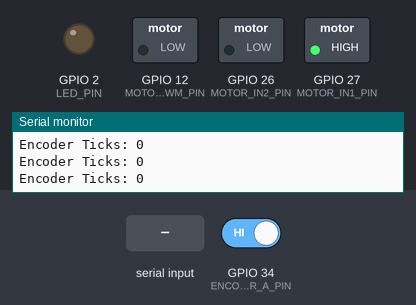
Recording of a sketch running on a simulated ESP32. On the bench: switched loads named in the sketch (green lamp = pin HIGH), output pins drawn as LEDs (lit = HIGH), the last lines printed to the serial monitor. The inputs (shaded band) are chosen by the test bench; at power-on: GPIO 34 (ENCODER_A_PIN) HIGH.

Above: at 1.2 s.
1.3 s: "90,45\n" received over Serial
At 1.8 s:
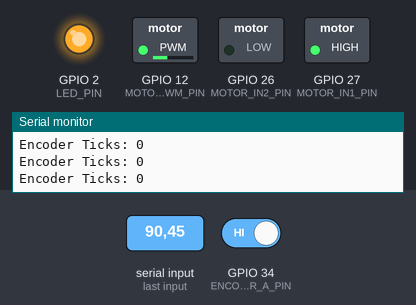
2.8 s: "30,150\n" received over Serial
At 4.0 s:
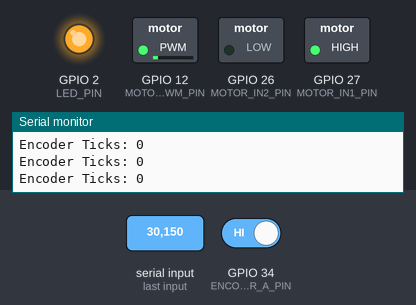
4.3 s: "200\n" received over Serial
At 5.3 s:
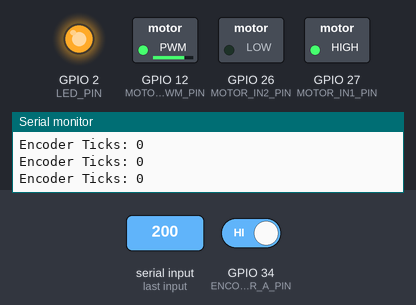
5.8 s: "90\n" received over Serial
At 6.5 s:
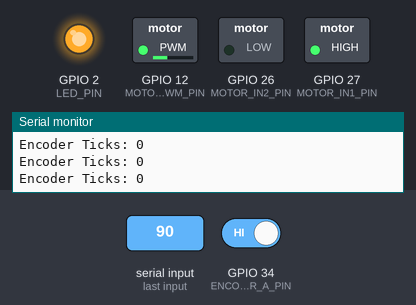
Timing chart, 0 to 8.3 s (numbered marks = the images above; inputs shaded):
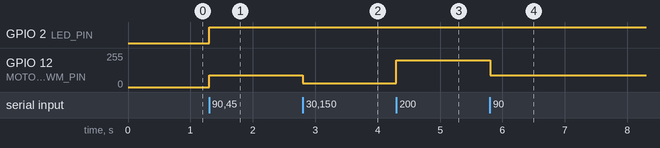

The sketch:

modul2.ino
```cpp
#include <Arduino.h>

constexpr uint8_t LED_PIN = 2;
constexpr uint8_t MOTOR_IN1_PIN = 27;
constexpr uint8_t MOTOR_IN2_PIN = 26;
constexpr uint8_t MOTOR_PWM_PIN = 12;

constexpr uint8_t ENCODER_A_PIN = 34;
constexpr uint8_t ENCODER_B_PIN = 35;

constexpr uint32_t PWM_FREQUENCY = 30000;
constexpr uint8_t PWM_RESOLUTION = 8;
constexpr uint8_t PWM_CHANNEL = 0;

volatile long encoderTicks = 0;
bool pwmReady = false;

// Interrupt Service Routine (ISR) Pembacaan Encoder
void IRAM_ATTR readEncoder() {
  if (digitalRead(ENCODER_B_PIN) == HIGH) {
    encoderTicks++;
  } else {
    encoderTicks--;
  }
}

void setMotorSpeed(int speed) {
  bool forward = speed >= 0;
  uint8_t duty = constrain(abs(speed), 0, 255);

  digitalWrite(MOTOR_IN1_PIN, forward ? HIGH : LOW);
  digitalWrite(MOTOR_IN2_PIN, forward ? LOW : HIGH);

  if (pwmReady) {
    #if defined(ESP_ARDUINO_VERSION_MAJOR) && ESP_ARDUINO_VERSION_MAJOR >= 3
      ledcWrite(MOTOR_PWM_PIN, duty);
    #else
      ledcWrite(PWM_CHANNEL, duty);
    #endif
  }
  digitalWrite(LED_PIN, duty > 0 ? HIGH : LOW);
}

void setup() {
  Serial.begin(115200);

  pinMode(LED_PIN, OUTPUT);
  pinMode(MOTOR_IN1_PIN, OUTPUT);
  pinMode(MOTOR_IN2_PIN, OUTPUT);
  pinMode(MOTOR_PWM_PIN, OUTPUT);

  pinMode(ENCODER_A_PIN, INPUT_PULLUP);
  pinMode(ENCODER_B_PIN, INPUT_PULLUP);

  attachInterrupt(digitalPinToInterrupt(ENCODER_A_PIN), readEncoder, RISING);

  #if defined(ESP_ARDUINO_VERSION_MAJOR) && ESP_ARDUINO_VERSION_MAJOR >= 3
    pwmReady = ledcAttach(MOTOR_PWM_PIN, PWM_FREQUENCY, PWM_RESOLUTION);
  #else
    ledcSetup(PWM_CHANNEL, PWM_FREQUENCY, PWM_RESOLUTION);
    ledcAttachPin(MOTOR_PWM_PIN, PWM_CHANNEL);
    pwmReady = true;
  #endif

  setMotorSpeed(0);
  Serial.println("MODUL 2 ESP32 READY: Menunggu Perintah Serial...");
}

unsigned long lastPrintTime = 0;

void loop() {
  // Pembacaan string dari Python / Serial Terminal
  if (Serial.available() > 0) {
    String inputStr = Serial.readStringUntil('\n');
    inputStr.trim();

    if (inputStr.length() > 0) {
      int inputSpeed = inputStr.toInt();
      setMotorSpeed(inputSpeed);
      Serial.print("Kecepatan diset ke: ");
      Serial.println(inputSpeed);
    }
  }

  // Kirim data telemetri Ticks Encoder setiap 100ms
  if (millis() - lastPrintTime >= 100) {
    lastPrintTime = millis();
    Serial.print("Encoder Ticks: ");
    Serial.println(encoderTicks);
  }
}
```

Measured:
- after the input at 1.3 s, GPIO 2 (LED_PIN): LOW → HIGH at once; GPIO 12 (MOTOR_PWM_PIN): 0/255 → 90/255 at once
- after the input at 2.8 s, GPIO 12 (MOTOR_PWM_PIN): 90/255 → 30/255 at once
- after the input at 4.3 s, GPIO 12 (MOTOR_PWM_PIN): 30/255 → 199/255 at once
- after the input at 5.8 s, GPIO 12 (MOTOR_PWM_PIN): 199/255 → 90/255 at once
